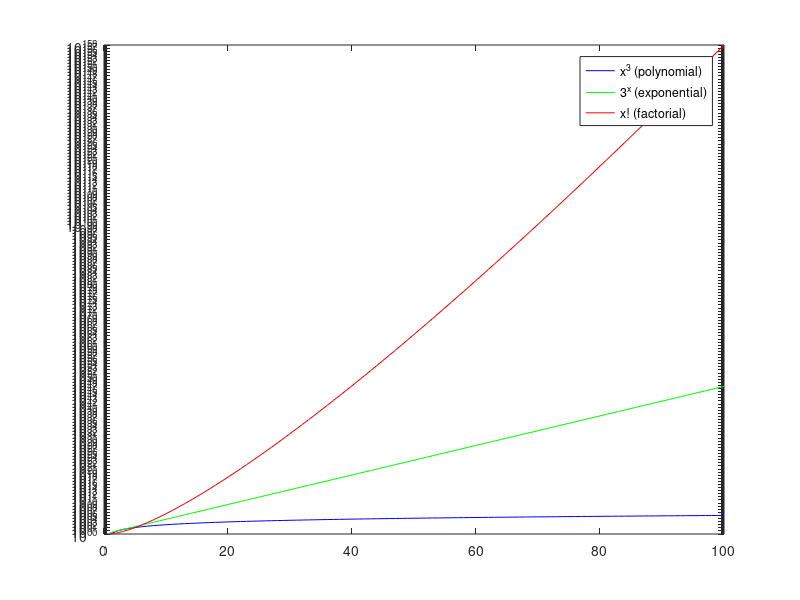

Write the MATLAB code that produced this figure.
clear all; close all; clc;
x = [1:100];
polyx5 = x.^3;
exp5x = 3.^x;
factx = factorial(x);
figure
semilogy(x, polyx5, 'b', x, exp5x, 'g', x, factx, 'r')
legend('x^3 (polynomial)', '3^x (exponential)', 'x! (factorial)')